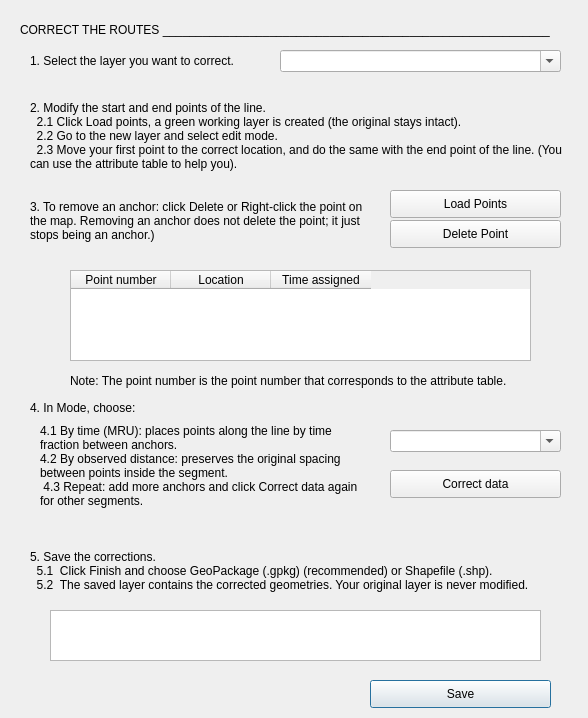
<?xml version="1.0" encoding="UTF-8"?>
<ui version="4.0">
 <class>RouteCorrectorDialogBase</class>
 <widget class="QDialog" name="RouteCorrectorDialogBase">
  <property name="geometry">
   <rect>
    <x>0</x>
    <y>0</y>
    <width>588</width>
    <height>718</height>
   </rect>
  </property>
  <property name="windowTitle">
   <string>Route Corrector</string>
  </property>
  <widget class="QLabel" name="label_Paso2">
   <property name="geometry">
    <rect>
     <x>30</x>
     <y>90</y>
     <width>551</width>
     <height>91</height>
    </rect>
   </property>
   <property name="text">
    <string>2. Modify the start and end points of the line. 
  2.1 Click Load points, a green working layer is created (the original stays intact). 
  2.2 Go to the new layer and select edit mode.
  2.3 Move your first point to the correct location, and do the same with the end point of the line. (You can use the attribute table to help you).</string>
   </property>
   <property name="scaledContents">
    <bool>false</bool>
   </property>
   <property name="wordWrap">
    <bool>true</bool>
   </property>
  </widget>
  <widget class="QLabel" name="label_Paso1">
   <property name="geometry">
    <rect>
     <x>30</x>
     <y>50</y>
     <width>261</width>
     <height>21</height>
    </rect>
   </property>
   <property name="text">
    <string>1. Select the layer you want to correct.</string>
   </property>
   <property name="scaledContents">
    <bool>false</bool>
   </property>
   <property name="wordWrap">
    <bool>true</bool>
   </property>
  </widget>
  <widget class="QLabel" name="label_Paso4">
   <property name="geometry">
    <rect>
     <x>40</x>
     <y>420</y>
     <width>331</width>
     <height>91</height>
    </rect>
   </property>
   <property name="text">
    <string>4.1 By time (MRU): places points along the line by time fraction between anchors. 
4.2 By observed distance: preserves the original spacing between points inside the segment.
 4.3 Repeat: add more anchors and click Correct data again for other segments.</string>
   </property>
   <property name="scaledContents">
    <bool>false</bool>
   </property>
   <property name="wordWrap">
    <bool>true</bool>
   </property>
  </widget>
  <widget class="QLabel" name="label_Paso5">
   <property name="geometry">
    <rect>
     <x>30</x>
     <y>540</y>
     <width>521</width>
     <height>61</height>
    </rect>
   </property>
   <property name="text">
    <string>5. Save the corrections.
  5.1  Click Finish and choose GeoPackage (.gpkg) (recommended) or Shapefile (.shp).
  5.2  The saved layer contains the corrected geometries. Your original layer is never modified.</string>
   </property>
   <property name="scaledContents">
    <bool>false</bool>
   </property>
   <property name="wordWrap">
    <bool>true</bool>
   </property>
  </widget>
  <widget class="QLabel" name="label_Titulo">
   <property name="geometry">
    <rect>
     <x>20</x>
     <y>20</y>
     <width>561</width>
     <height>20</height>
    </rect>
   </property>
   <property name="text">
    <string>CORRECT THE ROUTES __________________________________________________________</string>
   </property>
   <property name="scaledContents">
    <bool>false</bool>
   </property>
   <property name="wordWrap">
    <bool>true</bool>
   </property>
  </widget>
  <widget class="QComboBox" name="QgsMapLayer">
   <property name="geometry">
    <rect>
     <x>280</x>
     <y>50</y>
     <width>281</width>
     <height>22</height>
    </rect>
   </property>
   <property name="editable">
    <bool>true</bool>
   </property>
   <property name="currentText">
    <string/>
   </property>
  </widget>
  <widget class="QPushButton" name="btnFinish">
   <property name="geometry">
    <rect>
     <x>370</x>
     <y>680</y>
     <width>181</width>
     <height>28</height>
    </rect>
   </property>
   <property name="text">
    <string>Save</string>
   </property>
  </widget>
  <widget class="QLabel" name="label_NotaP3">
   <property name="geometry">
    <rect>
     <x>70</x>
     <y>360</y>
     <width>481</width>
     <height>41</height>
    </rect>
   </property>
   <property name="text">
    <string>Note: The point number is the point number that corresponds to the attribute table. </string>
   </property>
   <property name="scaledContents">
    <bool>false</bool>
   </property>
   <property name="wordWrap">
    <bool>true</bool>
   </property>
  </widget>
  <widget class="QLabel" name="label_Paso3">
   <property name="geometry">
    <rect>
     <x>30</x>
     <y>190</y>
     <width>351</width>
     <height>61</height>
    </rect>
   </property>
   <property name="text">
    <string>3. To remove an anchor: click Delete or Right-click the point on the map. Removing an anchor does not delete the point; it just stops being an anchor.)</string>
   </property>
   <property name="scaledContents">
    <bool>false</bool>
   </property>
   <property name="wordWrap">
    <bool>true</bool>
   </property>
  </widget>
  <widget class="QPushButton" name="btnCorrect_data">
   <property name="geometry">
    <rect>
     <x>390</x>
     <y>470</y>
     <width>171</width>
     <height>28</height>
    </rect>
   </property>
   <property name="text">
    <string>Correct data</string>
   </property>
  </widget>
  <widget class="QTableWidget" name="tableWidget">
   <property name="geometry">
    <rect>
     <x>70</x>
     <y>270</y>
     <width>461</width>
     <height>91</height>
    </rect>
   </property>
   <property name="midLineWidth">
    <number>0</number>
   </property>
   <column>
    <property name="text">
     <string>Point number</string>
    </property>
   </column>
   <column>
    <property name="text">
     <string>Location</string>
    </property>
   </column>
   <column>
    <property name="text">
     <string>Time assigned</string>
    </property>
   </column>
  </widget>
  <widget class="QPushButton" name="btnLoadPoints">
   <property name="geometry">
    <rect>
     <x>390</x>
     <y>190</y>
     <width>171</width>
     <height>28</height>
    </rect>
   </property>
   <property name="text">
    <string>Load Points</string>
   </property>
  </widget>
  <widget class="QPushButton" name="btnDelete">
   <property name="geometry">
    <rect>
     <x>390</x>
     <y>220</y>
     <width>171</width>
     <height>28</height>
    </rect>
   </property>
   <property name="text">
    <string>Delete Point</string>
   </property>
  </widget>
  <widget class="QComboBox" name="cmbMode">
   <property name="geometry">
    <rect>
     <x>390</x>
     <y>430</y>
     <width>171</width>
     <height>22</height>
    </rect>
   </property>
   <property name="editable">
    <bool>true</bool>
   </property>
   <property name="currentText">
    <string/>
   </property>
  </widget>
  <widget class="QTextEdit" name="terminal">
   <property name="geometry">
    <rect>
     <x>50</x>
     <y>610</y>
     <width>491</width>
     <height>51</height>
    </rect>
   </property>
  </widget>
  <widget class="QLabel" name="label_NotaP3_2">
   <property name="geometry">
    <rect>
     <x>30</x>
     <y>400</y>
     <width>141</width>
     <height>16</height>
    </rect>
   </property>
   <property name="text">
    <string>4. In Mode, choose: </string>
   </property>
   <property name="scaledContents">
    <bool>false</bool>
   </property>
   <property name="wordWrap">
    <bool>true</bool>
   </property>
  </widget>
 </widget>
 <resources/>
 <connections/>
</ui>
